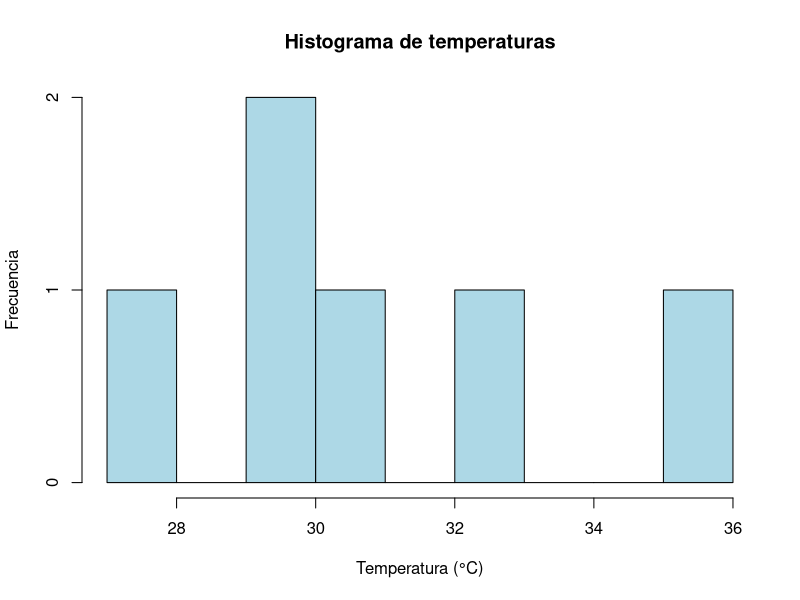
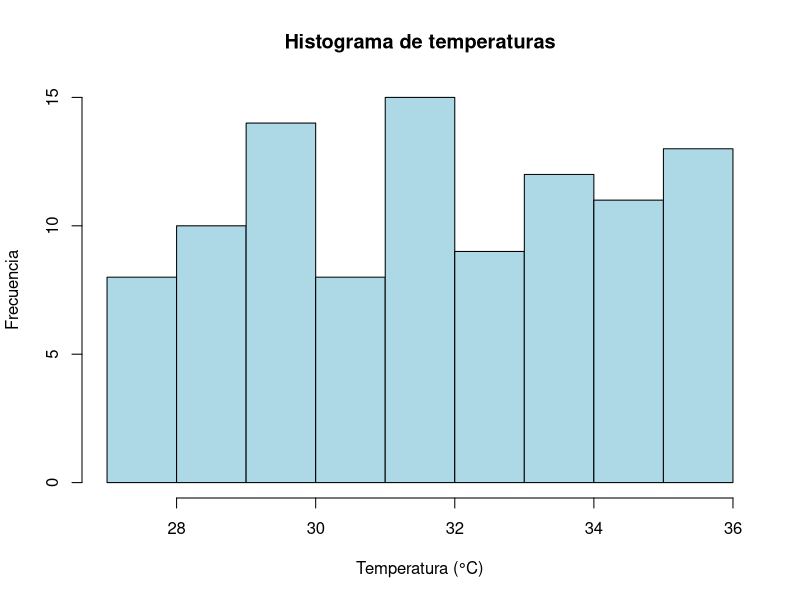

The R script that drew these images, in order:
temp <- c(29.8, 32.4, 35.3, 27.2, 29.3, 30.4)

hist(temp, 
     main = "Histograma de temperaturas",
     xlab = "Temperatura (°C)",
     ylab = "Frecuencia",
     col = "lightblue",
     border = "black",
     breaks = 9,
     xlim = c(27, 36))


#############################

temperaturas <- runif(100, min = 27, max = 36)

hist(temperaturas, 
     main = "Histograma de temperaturas",
     xlab = "Temperatura (°C)",
     ylab = "Frecuencia",
     col = "lightblue",
     border = "black",
     breaks = 9,
     xlim = c(27, 36))


#############################

temperatura1 <- data.frame(
  x = rnorm(100),       # Valores aleatorios decimales con distribución normal
  y = runif(100)       # Valores aleatorios decimales con distribución uniforme
)


  
  
